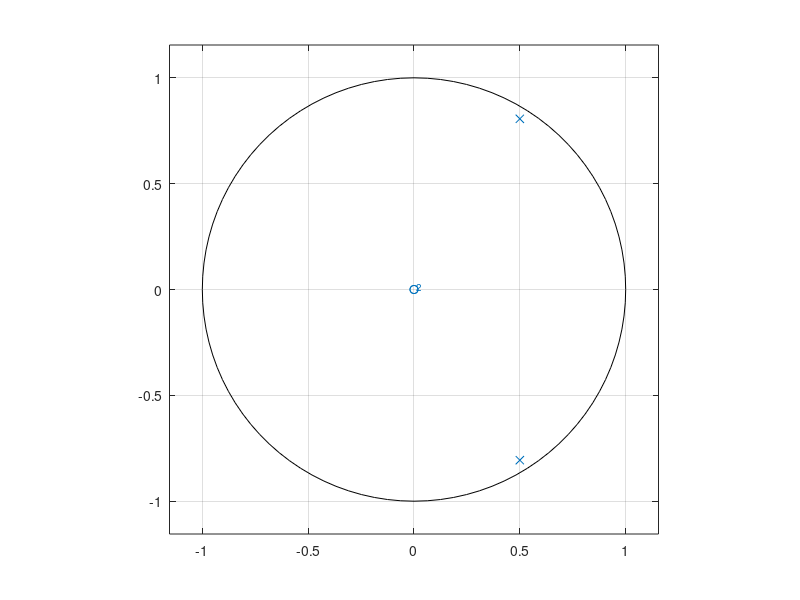

Recreate this plot in MATLAB.
%
% Example 2.11a Mgnitude and phase response of an IIR filter
% This example plots magnitude and phase response of an IIR filter

% For the book "Real Time Digital Signal Processing: 
%               Fundamentals, Implementation and Application, 3rd Ed"
%               By Sen M. Kuo, Bob H. Lee, and Wenshun Tian
%               Publisher: John Wiley and Sons, Ltd

b=[1];          % Define numerator
a=[1, -1, 0.9]; % Denominator 
zplane(b,a);    % Pole-zero plot